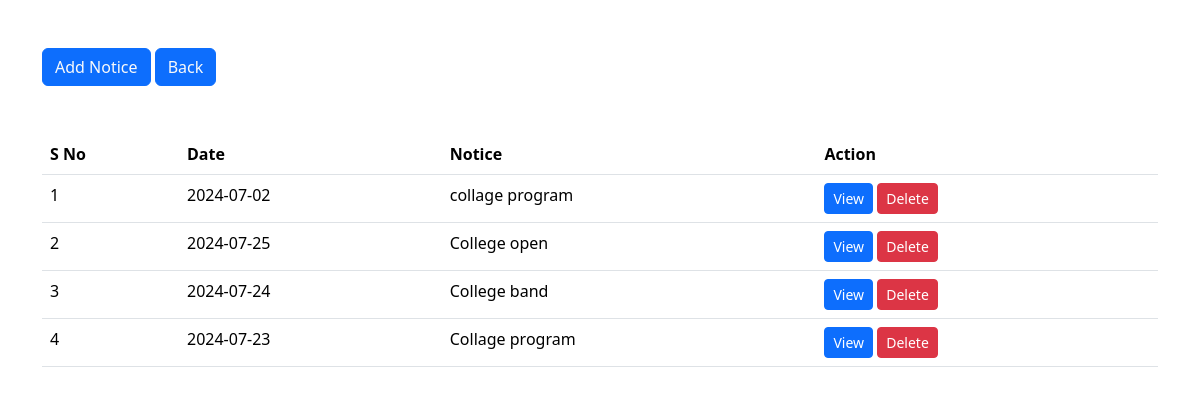
Page /notice.php on the committed database.
### tables this page shows
CREATE TABLE `notice_tbl` (
  `n_id` int(20) NOT NULL,
  `date` date NOT NULL,
  `notice` varchar(200) NOT NULL,
  `file` varchar(255) NOT NULL
);

### notice.php (the view, shortened to what this page needs)
<?php
$user_type = $_SESSION['user_type'];
@include 'db.php';
?>
<!DOCTYPE html>
<html>
<head>
   <link rel="stylesheet" href="https://cdn.jsdelivr.net/npm/bootstrap@5.3.3/dist/css/bootstrap.min.css"/>
</head>
<body>
<div class="container">
<?php if($user_type != "user"){?>
      <button class="btn btn-primary my-5">
            <a href="addnotice.php" class="text-light" style="text-decoration: none;">Add Notice</a>
      </button>
<?php }?>
      <button class="btn btn-primary my-5">
            <a href="back.php" class="text-light" style="text-decoration: none;">Back</a>
      </button>
      <table class="table">
  <thead>
    <tr>
      <th scope="col">S No</th>
      <th scope="col">Date</th>
      <th scope="col">Notice</th>
      <th scope="col">Action</th>
    </tr>
  </thead>
  <tbody>
  <?php
      $sql = "SELECT * FROM`notice_tbl` order by n_id desc";
      $result = mysqli_query($conn, $sql);
      $i=1;
      while($row = mysqli_fetch_assoc($result)) {
      ?>
      <tr>
       <td><?php echo $i; ?></td>
       <td><?php echo $row['date'] ?></td>
       <td><?php echo $row['notice'] ?></td>
      <td>
            <a class='btn btn-primary btn-sm' href='noticeview.php?id=<?php echo $row['n_id']?>'>View</a>
            <?php if($user_type != "user"){?>
                  <a class='btn btn-danger btn-sm' href='n_delete.php?id=<?php echo $row['n_id']?>'  onclick='return check()'>Delete</a>
            <?php }?>
      </td>
    </tr>
 <?php
   $i++;
}
?>
</div>
</body>
</html>

### rows in the picture
notice_tbl: date "2024-07-02", notice "collage program"
notice_tbl: date "2024-07-25", notice "College open"
notice_tbl: date "2024-07-24", notice "College band"
notice_tbl: date "2024-07-23", notice "Collage program"
